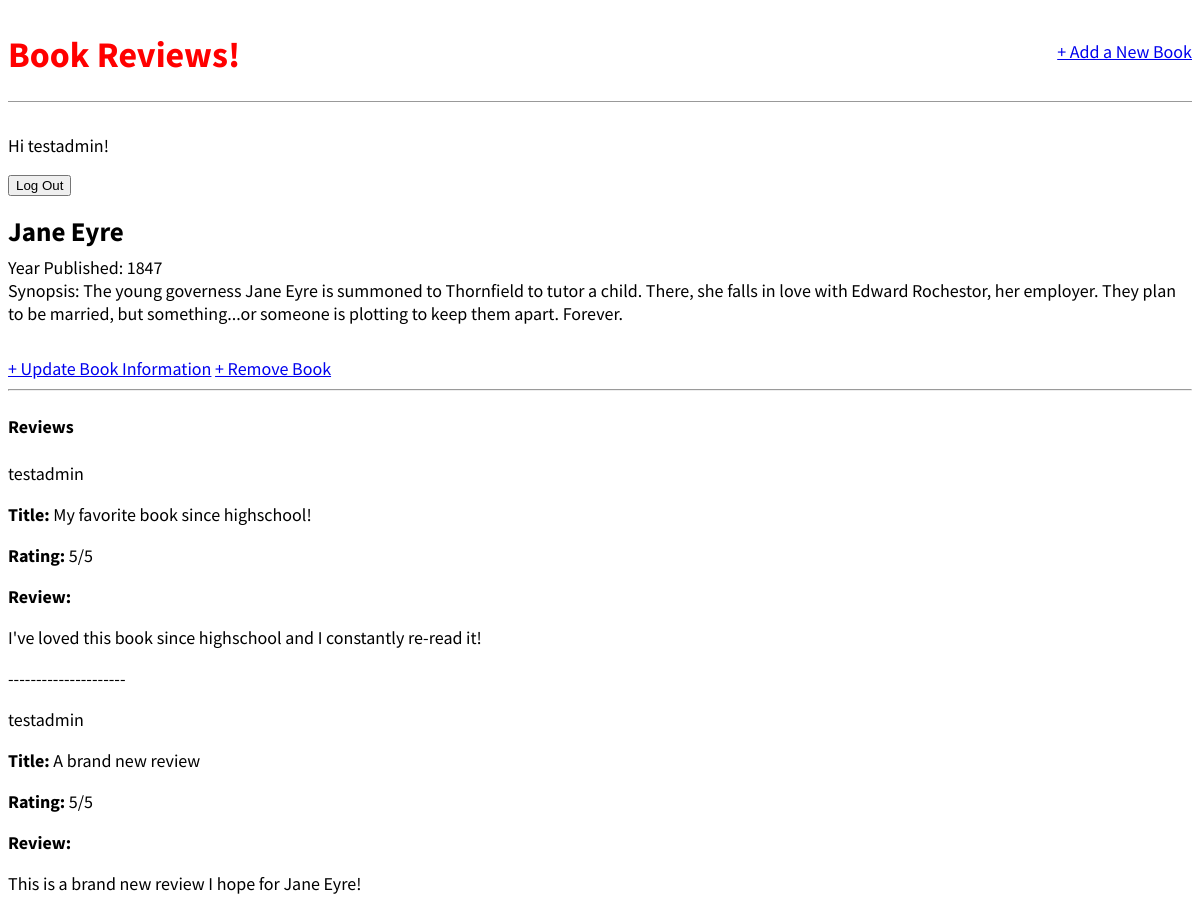
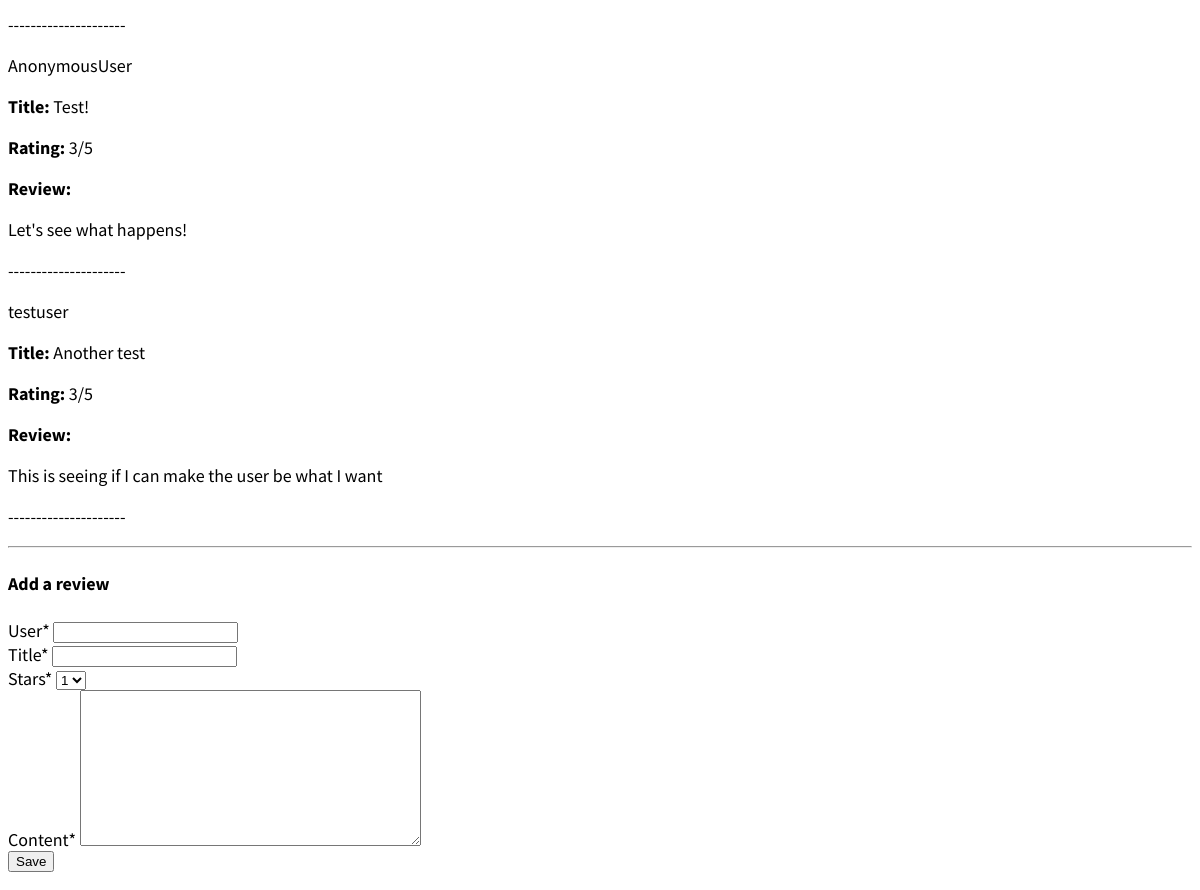
Screenshot of /book/1/ (signed in) with the database file from the repository (2 pictures, top to bottom).
### books/models.py (models this page shows, shortened)
class Book(models.Model):
    title = models.CharField(max_length=120)
    author = models.CharField(max_length=50)
    synopsis = models.TextField()
    year_published = models.IntegerField()

class Review(models.Model):
    rate_choices = (
        (1,1),
        (2,2),
        (3,3),
        (4,4),
        (5,5)
    )
    stars = models.IntegerField(choices=rate_choices, default=1)
    title = models.CharField(max_length=100)
    book = models.ForeignKey(Book, on_delete=models.CASCADE)
    content = models.TextField()
    user = models.CharField(max_length=20)
    def __str__(self):
        return str(self.title)

### books/views.py (the view, shortened to what this page needs)
# urls.py: path("book/<int:pk>/", BookDetailView.as_view(), name="book_detail"),
class BookDetailView(View): # new
    def get(self, request, *args, **kwargs):
        view = ReviewGet.as_view()
        return view(request, *args, **kwargs)

### books/forms.py
class ReviewForm(forms.ModelForm):
    class Meta:
        model = Review
        fields = ("user", "title", "stars", "content")

### books/views.py (called while the page is built)
    def get_context_data(self, **kwargs): # new
        context = super().get_context_data(**kwargs)
        context["form"] = ReviewForm()
        return context

### books/templates/book_detail.html
{% extends "base.html" %}
{% load crispy_forms_tags %}
    {% block content %}
        <div class="book-entry">
            <h2>{{ object.title }}</h2>
            <p>Year Published: {{ object.year_published }}</p>
            <p>Synopsis: {{ object.synopsis }}</p>
        </div>
        {% if user.is_staff %}
            <a href="{% url 'book_update' book.pk %}">+ Update Book Information</a>
            <a href="{% url 'book_delete' book.pk %}">+ Remove Book</a>
        {% endif %}
        <hr>
        <h4>Reviews</h4>
        {% for review in book.review_set.all %}
        <p>{{ review.user }} </p>
        <p><b>Title:</b> {{ review }} </p>
        <p><b>Rating:</b> {{ review.stars }}/5</p>
        <p><b>Review:</b></p>
        <p>{{ review.content }}</p>
        <p>---------------------</p>
        {% endfor %}
        <hr>
        <h4>Add a review</h4>
            <form action="" method="post">{% csrf_token %}
                {{ form|crispy }}
                <button class="btn btn-success ml-2" type="submit">Save</button>
            </form>
    {% endblock content %}

### books/templates/base.html (shortened to what this page needs)
{% load static %}
<html>
    <head>
        <link href="{% static 'css/base.css' %}" rel="stylesheet" s>
    </head>
    <body>
        <div>
            <header>
                <div class="nav-left">
                    <h1><a href="{% url 'home' %}">Book Reviews!</a></h1>
                </div>
                {% if user.is_authenticated%}
                <div class="nav-right">
                    <a href="{% url 'book_new' %}">+ Add a New Book</a>
                </div>
                {% endif%}
            </header>
            {% if user.is_authenticated %}
                <p>Hi {{ user.username }}!</p>
                <form method="post" action="{% url 'logout' %}">
                    <button type="submit">Log Out</button>
                </form>
            {% else %}
                <p>You are not logged in.</p>
                <a href="{% url 'login' %}">Log In</a>|
                <a href="{% url 'signup' %}">Sign Up</a>
            {% endif %}
        <div>
            {% block content %}
            {% endblock content %}
        </div>
    </body>
</html>

### static/css/base.css (style rules this page uses)
body { font-family: 'Source Sans Pro', sans-serif; font-size: 18px; }
header { border-bottom: 1px solid #999; margin-bottom: 2rem; display: flex; }
header h1 a { color: red; text-decoration: none; }
.nav-left { margin-right: auto; }
.nav-right { display: flex; padding-top: 2rem; }
.book-entry { margin-bottom: 2rem; }
.book-entry h2 { margin: 0.5rem 0; }
.book-entry p { margin: 0; font-weight: 400; }

### rows the page displays
Book: title "Jane Eyre", year_published "1847", synopsis "The young governess Jane Eyre is summoned to Thornfield to tutor a child. There, she falls in love with Edward Rochestor, her employer. They plan to be married, but something...or someone is plotting to keep them apart. Forever."
Review: user "testadmin", title "My favorite book since highschool!", stars "5", content "I've loved this book since highschool and I constantly re-read it!"
Review: user "testadmin", title "A brand new review", stars "5", content "This is a brand new review I hope for Jane Eyre!"
Review: user "AnonymousUser", title "Test!", stars "3", content "Let's see what happens!"
Review: user "testuser", title "Another test", stars "3", content "This is seeing if I can make the user be what I want"

### other values shown
{{ user.username }} "testadmin"
